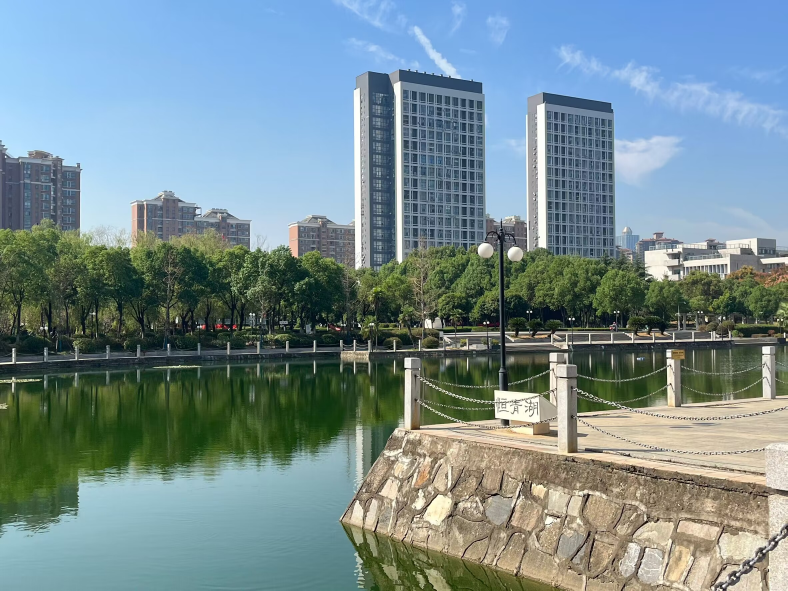
#> input picture 2.jpg, 2362 x 1772 px (shown at 1/3 size)
$ python HOG.py
#> lines starting #> are read from the running program, lines starting #| are printed output that depends on the picture
import cv2
import numpy as np
import matplotlib.pyplot as plt
from skimage.feature import hog

# 1. 加载图像
image = cv2.imread('2.jpg')
#> image is the input picture: shape (1772, 2362, 3); mean B, G, R 143.4, 140, 118.7
image_gray = cv2.cvtColor(image, cv2.COLOR_BGR2GRAY)
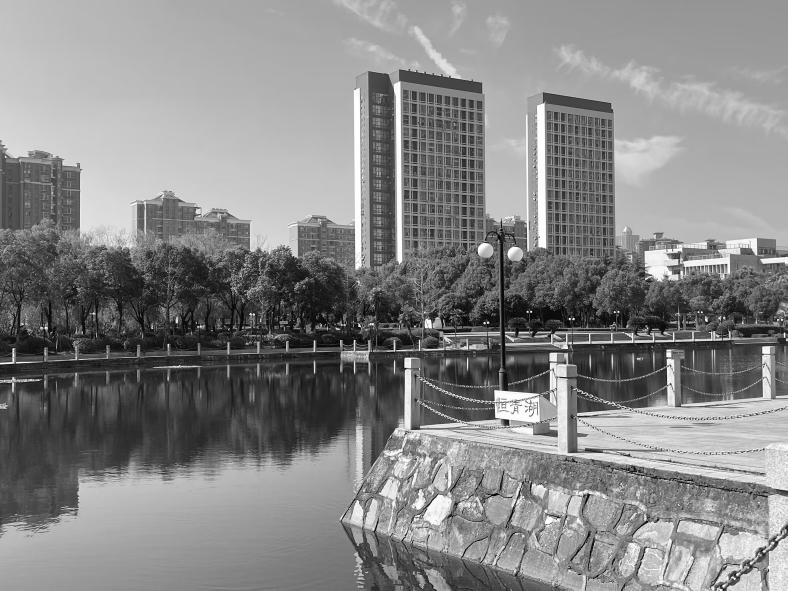
#> image_gray: shape (1772, 2362) (shown at 1/3 size); min 0, max 255, mean 134

# 2. 提取 HOG 特征
# HOG 参数：像素区块大小、单元格大小、块大小、以及方向数量
cell_size = (8, 8)
block_size = (2, 2)
nbins = 9

# 使用 skimage 的 HOG 提取函数来获取 HOG 特征和 HOG 图像
fd, hog_image = hog(image_gray, orientations=nbins, pixels_per_cell=cell_size,
                    cells_per_block=block_size, visualize=True)
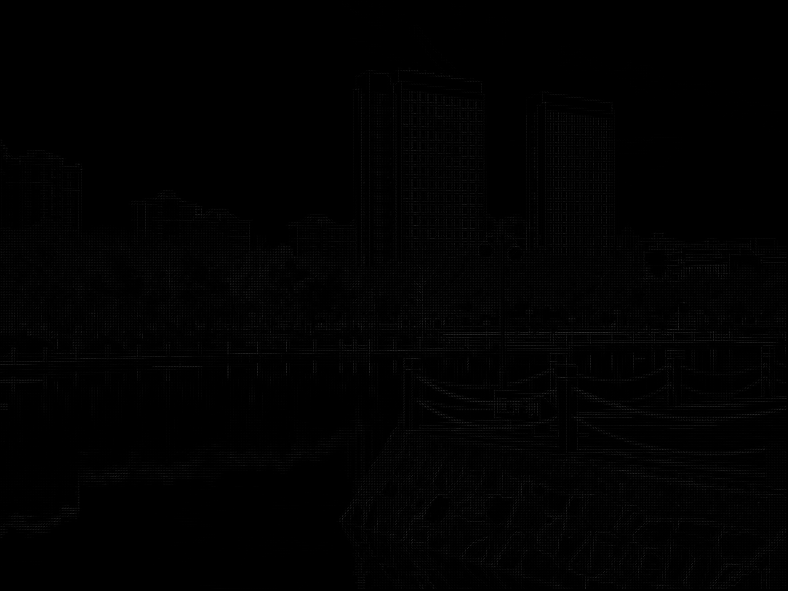
#> hog_image: shape (1772, 2362) float64 (shown at 1/3 size); min 0, max 138, mean 1.7

# 3. 可视化 HOG 特征图
# HOG 特征图使用热图（heatmap）可视化
hog_image_rescaled = np.asarray(hog_image, dtype=np.uint8)

plt.figure(figsize=(12, 6))

# 原图
plt.subplot(1, 2, 1)
plt.imshow(image_gray, cmap='gray')
plt.title('Original Image')
plt.axis('off')

# HOG 特征图
plt.subplot(1, 2, 2)
plt.imshow(hog_image_rescaled, cmap='gray')
plt.title('HOG Visualization')
plt.axis('off')

plt.show()
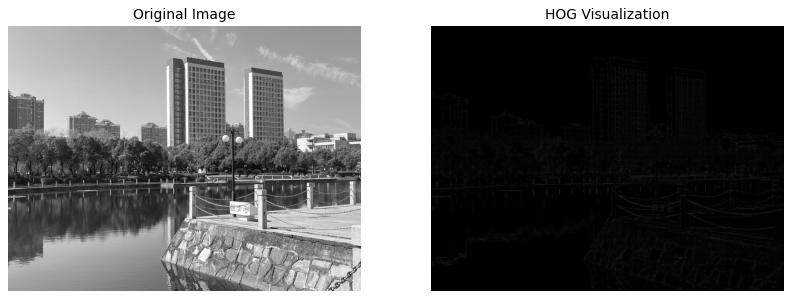
#> figure drawn by matplotlib, 2 panels

# 4. 画出归一化的 HOG 直方图
# 归一化后的 HOG 直方图
plt.figure(figsize=(6, 6))
plt.hist(fd, bins=nbins, color='gray', edgecolor='black')
plt.title('Normalized HOG Histogram')
plt.xlabel('Orientation')
plt.ylabel('Frequency')
plt.show()
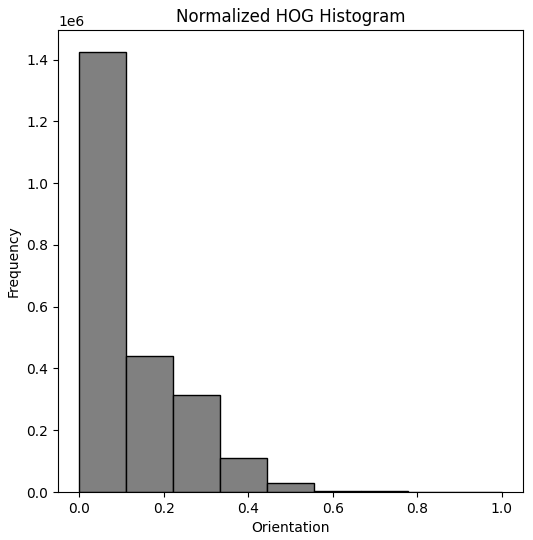
#> figure drawn by matplotlib, 1 panel; tallest bar 1424477 high, from x = 0 to 0.111

$ run again, with 1.jpg copied over 2.jpg
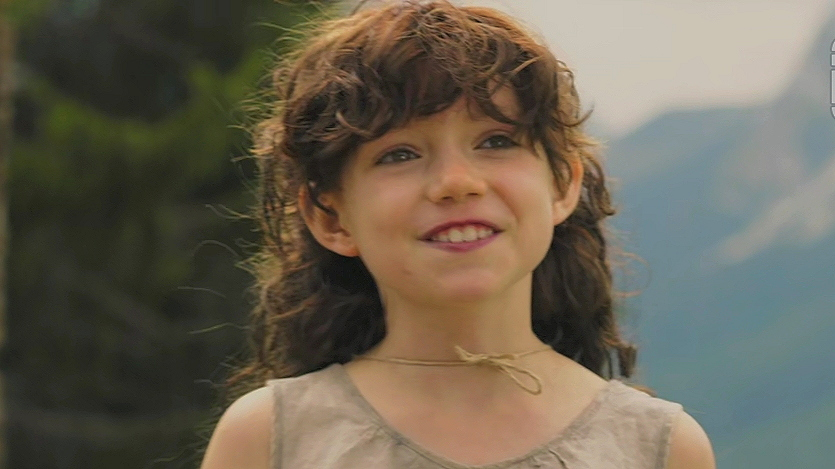
#> input picture 1.jpg, 835 x 469 px
#> image is the input picture: shape (469, 835, 3); mean B, G, R 83.5, 99, 107
#> `fd, hog_image = hog(image_gray, orientations=nbins, pixels_per_cell=ce..`:
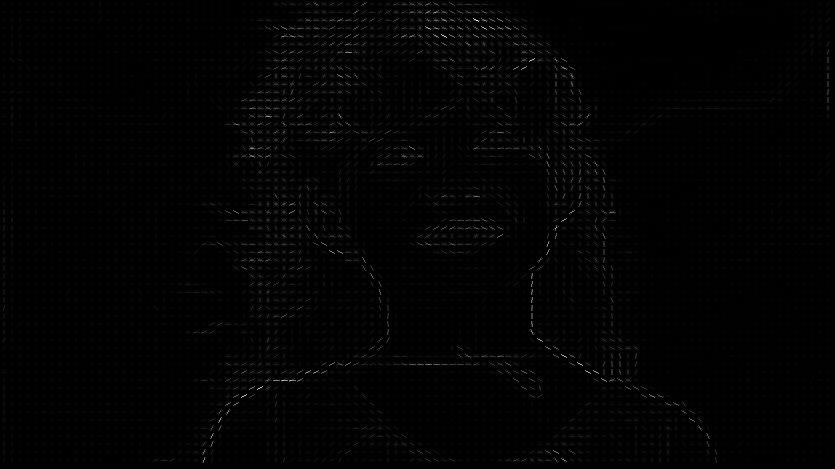
#> hog_image: shape (469, 835) float64; min 0, max 55.63, mean 0.6; drawn with min black and max white
#> `plt.show()`:
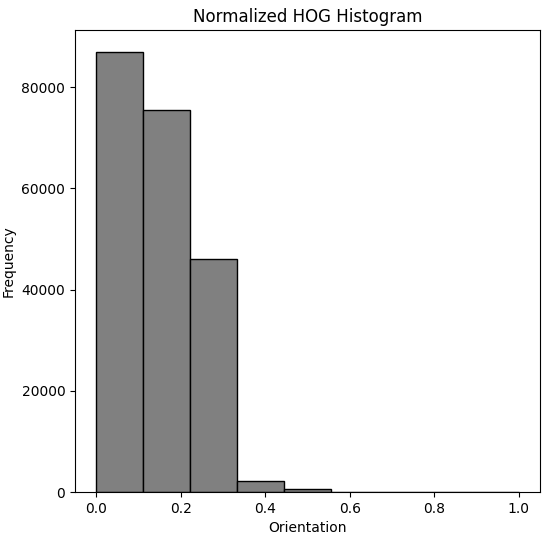
#> figure drawn by matplotlib, 1 panel; tallest bar 86938 high, from x = 0 to 0.111
